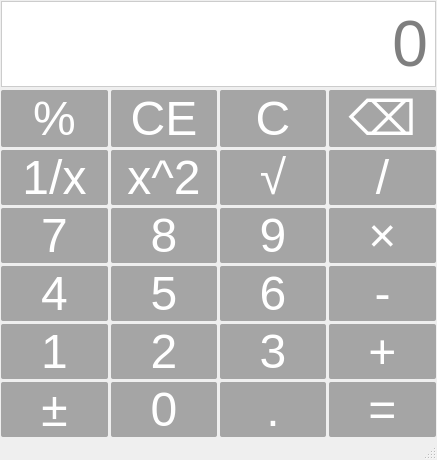
<?xml version="1.0" encoding="UTF-8"?>
<ui version="4.0">
 <class>MainWindow</class>
 <widget class="QMainWindow" name="MainWindow">
  <property name="geometry">
   <rect>
    <x>0</x>
    <y>0</y>
    <width>437</width>
    <height>417</height>
   </rect>
  </property>
  <property name="acceptDrops">
   <bool>false</bool>
  </property>
  <property name="windowTitle">
   <string>计算器-林佳怡-2023414290419</string>
  </property>
  <property name="styleSheet">
   <string notr="true">
QPushButton {
    background-color: rgba(50, 50, 50, 100); 
    font-size: 36pt; 
    color: white;
    border-radius: 2px;
}


QPushButton:hover {
    background-color: lightgreen;
    color: black;
}


QPushButton:pressed {
    background-color: red;
    color: black;
}


QLineEdit {
    font-size: 48pt; 
    color: black; 
    background-color: white; 
    padding: 5px; 
    border: 1px solid #ccc; 
}</string>
  </property>
  <widget class="QWidget" name="centralwidget">
   <layout class="QVBoxLayout" name="verticalLayout">
    <property name="spacing">
     <number>3</number>
    </property>
    <property name="leftMargin">
     <number>1</number>
    </property>
    <property name="topMargin">
     <number>1</number>
    </property>
    <property name="rightMargin">
     <number>1</number>
    </property>
    <property name="bottomMargin">
     <number>1</number>
    </property>
    <item>
     <layout class="QGridLayout" name="gridLayout">
      <item row="6" column="3">
       <widget class="QPushButton" name="btndengyu">
        <property name="sizePolicy">
         <sizepolicy hsizetype="Minimum" vsizetype="Minimum">
          <horstretch>0</horstretch>
          <verstretch>0</verstretch>
         </sizepolicy>
        </property>
        <property name="text">
         <string>=</string>
        </property>
       </widget>
      </item>
      <item row="3" column="1">
       <widget class="QPushButton" name="btnNum8">
        <property name="sizePolicy">
         <sizepolicy hsizetype="Minimum" vsizetype="Minimum">
          <horstretch>0</horstretch>
          <verstretch>0</verstretch>
         </sizepolicy>
        </property>
        <property name="text">
         <string>8</string>
        </property>
       </widget>
      </item>
      <item row="4" column="2">
       <widget class="QPushButton" name="btnNum6">
        <property name="sizePolicy">
         <sizepolicy hsizetype="Minimum" vsizetype="Minimum">
          <horstretch>0</horstretch>
          <verstretch>0</verstretch>
         </sizepolicy>
        </property>
        <property name="text">
         <string>6</string>
        </property>
       </widget>
      </item>
      <item row="2" column="2">
       <widget class="QPushButton" name="btngenhao">
        <property name="sizePolicy">
         <sizepolicy hsizetype="Minimum" vsizetype="Minimum">
          <horstretch>0</horstretch>
          <verstretch>0</verstretch>
         </sizepolicy>
        </property>
        <property name="text">
         <string>√</string>
        </property>
       </widget>
      </item>
      <item row="1" column="1">
       <widget class="QPushButton" name="btnCE">
        <property name="sizePolicy">
         <sizepolicy hsizetype="Minimum" vsizetype="Minimum">
          <horstretch>0</horstretch>
          <verstretch>0</verstretch>
         </sizepolicy>
        </property>
        <property name="text">
         <string>CE</string>
        </property>
       </widget>
      </item>
      <item row="4" column="1">
       <widget class="QPushButton" name="btnNum5">
        <property name="sizePolicy">
         <sizepolicy hsizetype="Minimum" vsizetype="Minimum">
          <horstretch>0</horstretch>
          <verstretch>0</verstretch>
         </sizepolicy>
        </property>
        <property name="text">
         <string>5</string>
        </property>
       </widget>
      </item>
      <item row="5" column="0">
       <widget class="QPushButton" name="btnNum1_18">
        <property name="sizePolicy">
         <sizepolicy hsizetype="Minimum" vsizetype="Minimum">
          <horstretch>0</horstretch>
          <verstretch>0</verstretch>
         </sizepolicy>
        </property>
        <property name="text">
         <string>1</string>
        </property>
       </widget>
      </item>
      <item row="3" column="0">
       <widget class="QPushButton" name="btnNum7">
        <property name="sizePolicy">
         <sizepolicy hsizetype="Minimum" vsizetype="Minimum">
          <horstretch>0</horstretch>
          <verstretch>0</verstretch>
         </sizepolicy>
        </property>
        <property name="styleSheet">
         <string notr="true"/>
        </property>
        <property name="text">
         <string>7</string>
        </property>
       </widget>
      </item>
      <item row="3" column="3">
       <widget class="QPushButton" name="btnchen">
        <property name="sizePolicy">
         <sizepolicy hsizetype="Minimum" vsizetype="Minimum">
          <horstretch>0</horstretch>
          <verstretch>0</verstretch>
         </sizepolicy>
        </property>
        <property name="text">
         <string>×</string>
        </property>
       </widget>
      </item>
      <item row="4" column="3">
       <widget class="QPushButton" name="btnjian">
        <property name="sizePolicy">
         <sizepolicy hsizetype="Minimum" vsizetype="Minimum">
          <horstretch>0</horstretch>
          <verstretch>0</verstretch>
         </sizepolicy>
        </property>
        <property name="text">
         <string>-</string>
        </property>
       </widget>
      </item>
      <item row="1" column="2">
       <widget class="QPushButton" name="btnqingchu">
        <property name="sizePolicy">
         <sizepolicy hsizetype="Minimum" vsizetype="Minimum">
          <horstretch>0</horstretch>
          <verstretch>0</verstretch>
         </sizepolicy>
        </property>
        <property name="text">
         <string>C</string>
        </property>
       </widget>
      </item>
      <item row="2" column="1">
       <widget class="QPushButton" name="btnpinfang">
        <property name="sizePolicy">
         <sizepolicy hsizetype="Minimum" vsizetype="Minimum">
          <horstretch>0</horstretch>
          <verstretch>0</verstretch>
         </sizepolicy>
        </property>
        <property name="text">
         <string>x^2</string>
        </property>
       </widget>
      </item>
      <item row="6" column="1">
       <widget class="QPushButton" name="btnNum0">
        <property name="sizePolicy">
         <sizepolicy hsizetype="Minimum" vsizetype="Minimum">
          <horstretch>0</horstretch>
          <verstretch>0</verstretch>
         </sizepolicy>
        </property>
        <property name="text">
         <string>0</string>
        </property>
       </widget>
      </item>
      <item row="3" column="2">
       <widget class="QPushButton" name="btnNum9">
        <property name="sizePolicy">
         <sizepolicy hsizetype="Minimum" vsizetype="Minimum">
          <horstretch>0</horstretch>
          <verstretch>0</verstretch>
         </sizepolicy>
        </property>
        <property name="text">
         <string>9</string>
        </property>
       </widget>
      </item>
      <item row="1" column="0">
       <widget class="QPushButton" name="btnPercentage">
        <property name="sizePolicy">
         <sizepolicy hsizetype="Minimum" vsizetype="Minimum">
          <horstretch>0</horstretch>
          <verstretch>0</verstretch>
         </sizepolicy>
        </property>
        <property name="text">
         <string>%</string>
        </property>
       </widget>
      </item>
      <item row="5" column="3">
       <widget class="QPushButton" name="btnPlus">
        <property name="sizePolicy">
         <sizepolicy hsizetype="Minimum" vsizetype="Minimum">
          <horstretch>0</horstretch>
          <verstretch>0</verstretch>
         </sizepolicy>
        </property>
        <property name="text">
         <string>+</string>
        </property>
       </widget>
      </item>
      <item row="5" column="1">
       <widget class="QPushButton" name="btnNum2">
        <property name="sizePolicy">
         <sizepolicy hsizetype="Minimum" vsizetype="Minimum">
          <horstretch>0</horstretch>
          <verstretch>0</verstretch>
         </sizepolicy>
        </property>
        <property name="text">
         <string>2</string>
        </property>
       </widget>
      </item>
      <item row="2" column="3">
       <widget class="QPushButton" name="btnchuyu">
        <property name="sizePolicy">
         <sizepolicy hsizetype="Minimum" vsizetype="Minimum">
          <horstretch>0</horstretch>
          <verstretch>0</verstretch>
         </sizepolicy>
        </property>
        <property name="text">
         <string>/</string>
        </property>
       </widget>
      </item>
      <item row="5" column="2">
       <widget class="QPushButton" name="btnNum3">
        <property name="sizePolicy">
         <sizepolicy hsizetype="Minimum" vsizetype="Minimum">
          <horstretch>0</horstretch>
          <verstretch>0</verstretch>
         </sizepolicy>
        </property>
        <property name="text">
         <string>3</string>
        </property>
       </widget>
      </item>
      <item row="6" column="2">
       <widget class="QPushButton" name="btnPeriod">
        <property name="sizePolicy">
         <sizepolicy hsizetype="Minimum" vsizetype="Minimum">
          <horstretch>0</horstretch>
          <verstretch>0</verstretch>
         </sizepolicy>
        </property>
        <property name="text">
         <string>.</string>
        </property>
       </widget>
      </item>
      <item row="4" column="0">
       <widget class="QPushButton" name="btnNum4">
        <property name="sizePolicy">
         <sizepolicy hsizetype="Minimum" vsizetype="Minimum">
          <horstretch>0</horstretch>
          <verstretch>0</verstretch>
         </sizepolicy>
        </property>
        <property name="text">
         <string>4</string>
        </property>
       </widget>
      </item>
      <item row="2" column="0">
       <widget class="QPushButton" name="btninverse">
        <property name="sizePolicy">
         <sizepolicy hsizetype="Minimum" vsizetype="Minimum">
          <horstretch>0</horstretch>
          <verstretch>0</verstretch>
         </sizepolicy>
        </property>
        <property name="text">
         <string>1/x</string>
        </property>
       </widget>
      </item>
      <item row="1" column="3">
       <widget class="QPushButton" name="btnshanchu">
        <property name="sizePolicy">
         <sizepolicy hsizetype="Minimum" vsizetype="Minimum">
          <horstretch>0</horstretch>
          <verstretch>0</verstretch>
         </sizepolicy>
        </property>
        <property name="text">
         <string>⌫</string>
        </property>
       </widget>
      </item>
      <item row="6" column="0">
       <widget class="QPushButton" name="btnjiajian">
        <property name="sizePolicy">
         <sizepolicy hsizetype="Minimum" vsizetype="Minimum">
          <horstretch>0</horstretch>
          <verstretch>0</verstretch>
         </sizepolicy>
        </property>
        <property name="text">
         <string>±</string>
        </property>
       </widget>
      </item>
      <item row="0" column="0" colspan="4">
       <widget class="QLineEdit" name="display">
        <property name="sizePolicy">
         <sizepolicy hsizetype="Expanding" vsizetype="Minimum">
          <horstretch>0</horstretch>
          <verstretch>0</verstretch>
         </sizepolicy>
        </property>
        <property name="alignment">
         <set>Qt::AlignmentFlag::AlignRight|Qt::AlignmentFlag::AlignTrailing|Qt::AlignmentFlag::AlignVCenter</set>
        </property>
        <property name="placeholderText">
         <string>0</string>
        </property>
       </widget>
      </item>
     </layout>
    </item>
   </layout>
  </widget>
  <widget class="QMenuBar" name="menubar">
   <property name="geometry">
    <rect>
     <x>0</x>
     <y>0</y>
     <width>437</width>
     <height>18</height>
    </rect>
   </property>
  </widget>
  <widget class="QStatusBar" name="statusbar"/>
 </widget>
 <resources/>
 <connections/>
</ui>
